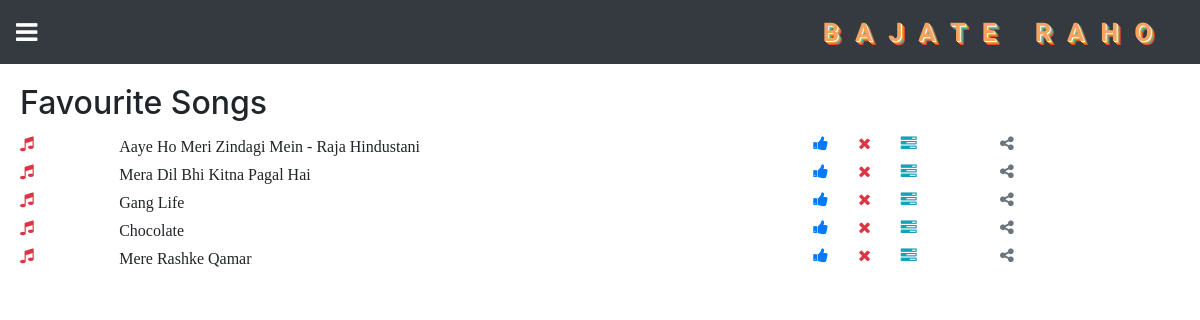
/getUserFavouriteSongList/ (signed in), run on the app's committed database.
### core/models.py (models this page shows, shortened)
class SongFavourite(models.Model):
    song = models.ForeignKey(Song, on_delete=models.CASCADE)
    added_by = models.ForeignKey(User, on_delete=models.CASCADE)

class Song(models.Model):
    title = models.CharField(max_length=100) #song name
    audio_file= models.FileField(upload_to='audioFiles/')
    song_image = models.FileField(upload_to='images/' ,null=True, blank=True)
    songtime_in_seconds = models.CharField(max_length=4)
    publish_date = models.DateField(null=True,blank=True)
    singer = models.CharField(max_length=100) #singer name
    actor_actress = models.CharField(max_length=300)
    movie_name = models.CharField(max_length=100,blank=True,null=True)
    category = models.CharField(max_length=5,choices=CategoryChoices)
    language = models.CharField(max_length=2,choices=LanguageChoices)
    class Meta:
        ordering = ('title','publish_date',)

### core/views.py (the view)
# urls.py: path('getUserFavouriteSongList/',views.getUserFavouriteSongList, name='getUserFavouriteSongList'),
@login_required(login_url='/accounts/loginForm/')
def getUserFavouriteSongList(request):
    if request.user.is_authenticated:
        userFavSongs = SongFavourite.objects.filter(added_by=request.user)
        return render(request,'core/userFavList.html',{'favSongs':userFavSongs,'frm':frm,})
    return HttpResponse('error')

### core/templates/core/userFavList.html (shortened to what this page needs)
{% extends 'core/base.html' %}
{% load static %}
{% block content %}
<div id="main">
    <h2>Favourite Songs</h2>
    <ul>
        {% for obj in favSongs %}
        <li>
            <div class="single-song row pt-1">
                <div class="col col-lg-1 col-md-1 col-sm-1 col-1"><span class="fa fa-music text-danger"></span></div>
                <div class="control-btn col col-lg-7 col-md-7 col-sm-7 col-7" style="font-family: 'Josefin Slab', serif;" song-id='{{obj.song.id}}' onclick="getSongSrc(this)"><span>{{obj.song.title}} </span></div>
                {% if request.user.is_authenticated %}
                <div><span class="fa fa-thumbs-up control-btn text-primary col col-lg-1 col-md-1 col-sm-1 col-1" data-toggle="tooltip" data-placement="top" title="Like" song-id='{{obj.song.id}}' onclick="AddtoLiked(this)"></span></div>
                <div><span class="fa fa-remove control-btn text-danger col col-lg-1 col-md-1 col-sm-1 col-1" data-toggle="tooltip" data-placement="top" title="Remove from favourites" song-id='{{obj.song.id}}' onclick="RemoveFromFav(this)"></span></div>
                <div class="col col-lg-1 col-md-1 col-sm-1 col-1 control-btn">
                    <div class="dropdown">
                        <span class="fa fa-tasks control-btn text-info " data-toggle="dropdown"aria-haspopup="true" aria-expanded="false" song-id='{{song.id}}' onclick="getPlaylists(this)"></span>
                      </div>
                </div>
                {% endif %}
                <div><span class="fa fa-share-alt control-btn text-secondary col col-lg-1 col-md-1 col-sm-1 col-1" data-toggle="tooltip" data-placement="top" title="Share Song" song-id='{{obj.song.id}}' onclick="generateShareLink(this)" ></span></div>
            </div>
        </li>
        {% endfor %}
    </ul>
</div>
{% endblock %}

### core/static/css/nav.css (style rules this page uses)
#main { transition: margin-left .5s; padding: 20px; }

### core/static/css/style.css (style rules this page uses)
.single-song { -ms-overflow-style: none; scrollbar-width: none; }
#main { padding-bottom: 5rem; width: 100%; overflow: hidden; }
.control-btn { cursor: pointer; }
#main li { list-style: none; }
#main ul { padding-left: 0; }

### data on the page
SongFavourite: song "Aaye Ho Meri Zindagi Mein - Raja Hindustani"
SongFavourite: song "Mera Dil Bhi Kitna Pagal Hai"
SongFavourite: song "Gang Life"
SongFavourite: song "Chocolate"
SongFavourite: song "Mere Rashke Qamar"
